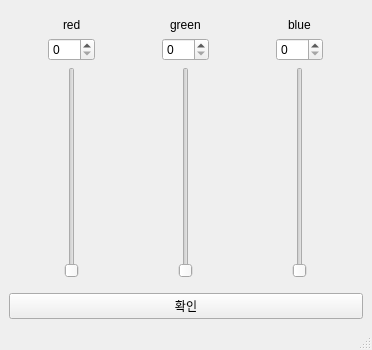
<?xml version="1.0" encoding="UTF-8"?>
<ui version="4.0">
 <class>MainWindow</class>
 <widget class="QMainWindow" name="MainWindow">
  <property name="geometry">
   <rect>
    <x>0</x>
    <y>0</y>
    <width>372</width>
    <height>350</height>
   </rect>
  </property>
  <property name="windowTitle">
   <string>MainWindow</string>
  </property>
  <widget class="QWidget" name="centralwidget">
   <layout class="QHBoxLayout" name="horizontalLayout_2">
    <item>
     <layout class="QVBoxLayout" name="verticalLayout">
      <item>
       <widget class="QWidget" name="widget" native="true">
        <layout class="QHBoxLayout" name="horizontalLayout">
         <item>
          <layout class="QGridLayout" name="gridLayout">
           <item row="2" column="0" alignment="Qt::AlignHCenter">
            <widget class="QSlider" name="vsslider_red">
             <property name="maximum">
              <number>255</number>
             </property>
             <property name="orientation">
              <enum>Qt::Vertical</enum>
             </property>
            </widget>
           </item>
           <item row="1" column="0" alignment="Qt::AlignHCenter">
            <widget class="QSpinBox" name="spin_red">
             <property name="maximum">
              <number>255</number>
             </property>
            </widget>
           </item>
           <item row="0" column="0" alignment="Qt::AlignHCenter">
            <widget class="QLabel" name="lbl_red">
             <property name="text">
              <string>red</string>
             </property>
            </widget>
           </item>
          </layout>
         </item>
         <item>
          <layout class="QGridLayout" name="gridLayout_2">
           <item row="2" column="0" alignment="Qt::AlignHCenter">
            <widget class="QSlider" name="vsslider_green">
             <property name="maximum">
              <number>255</number>
             </property>
             <property name="orientation">
              <enum>Qt::Vertical</enum>
             </property>
            </widget>
           </item>
           <item row="0" column="0" alignment="Qt::AlignHCenter">
            <widget class="QLabel" name="lbl_green">
             <property name="text">
              <string>green</string>
             </property>
            </widget>
           </item>
           <item row="1" column="0" alignment="Qt::AlignHCenter">
            <widget class="QSpinBox" name="spin_green">
             <property name="maximum">
              <number>255</number>
             </property>
            </widget>
           </item>
          </layout>
         </item>
         <item>
          <layout class="QGridLayout" name="gridLayout_3">
           <item row="0" column="0" alignment="Qt::AlignHCenter">
            <widget class="QLabel" name="lbl_blue">
             <property name="text">
              <string>blue</string>
             </property>
            </widget>
           </item>
           <item row="1" column="0" alignment="Qt::AlignHCenter">
            <widget class="QSpinBox" name="spin_blue">
             <property name="maximum">
              <number>255</number>
             </property>
            </widget>
           </item>
           <item row="2" column="0" alignment="Qt::AlignHCenter">
            <widget class="QSlider" name="vsslider_blue">
             <property name="maximum">
              <number>255</number>
             </property>
             <property name="orientation">
              <enum>Qt::Vertical</enum>
             </property>
            </widget>
           </item>
          </layout>
         </item>
        </layout>
       </widget>
      </item>
      <item>
       <widget class="QPushButton" name="btn_ok">
        <property name="text">
         <string>확인</string>
        </property>
       </widget>
      </item>
     </layout>
    </item>
   </layout>
  </widget>
  <widget class="QMenuBar" name="menubar">
   <property name="geometry">
    <rect>
     <x>0</x>
     <y>0</y>
     <width>372</width>
     <height>20</height>
    </rect>
   </property>
  </widget>
  <widget class="QStatusBar" name="statusbar"/>
 </widget>
 <resources/>
 <connections>
  <connection>
   <sender>vsslider_red</sender>
   <signal>valueChanged(int)</signal>
   <receiver>spin_red</receiver>
   <slot>setValue(int)</slot>
   <hints>
    <hint type="sourcelabel">
     <x>72</x>
     <y>209</y>
    </hint>
    <hint type="destinationlabel">
     <x>73</x>
     <y>68</y>
    </hint>
   </hints>
  </connection>
  <connection>
   <sender>spin_red</sender>
   <signal>valueChanged(int)</signal>
   <receiver>vsslider_red</receiver>
   <slot>setValue(int)</slot>
   <hints>
    <hint type="sourcelabel">
     <x>91</x>
     <y>70</y>
    </hint>
    <hint type="destinationlabel">
     <x>72</x>
     <y>236</y>
    </hint>
   </hints>
  </connection>
  <connection>
   <sender>vsslider_green</sender>
   <signal>valueChanged(int)</signal>
   <receiver>spin_green</receiver>
   <slot>setValue(int)</slot>
   <hints>
    <hint type="sourcelabel">
     <x>192</x>
     <y>249</y>
    </hint>
    <hint type="destinationlabel">
     <x>171</x>
     <y>72</y>
    </hint>
   </hints>
  </connection>
  <connection>
   <sender>spin_green</sender>
   <signal>valueChanged(int)</signal>
   <receiver>vsslider_green</receiver>
   <slot>setValue(int)</slot>
   <hints>
    <hint type="sourcelabel">
     <x>164</x>
     <y>75</y>
    </hint>
    <hint type="destinationlabel">
     <x>192</x>
     <y>249</y>
    </hint>
   </hints>
  </connection>
  <connection>
   <sender>vsslider_blue</sender>
   <signal>valueChanged(int)</signal>
   <receiver>spin_blue</receiver>
   <slot>setValue(int)</slot>
   <hints>
    <hint type="sourcelabel">
     <x>296</x>
     <y>234</y>
    </hint>
    <hint type="destinationlabel">
     <x>281</x>
     <y>74</y>
    </hint>
   </hints>
  </connection>
  <connection>
   <sender>spin_blue</sender>
   <signal>valueChanged(int)</signal>
   <receiver>vsslider_blue</receiver>
   <slot>setValue(int)</slot>
   <hints>
    <hint type="sourcelabel">
     <x>287</x>
     <y>76</y>
    </hint>
    <hint type="destinationlabel">
     <x>306</x>
     <y>249</y>
    </hint>
   </hints>
  </connection>
 </connections>
</ui>
